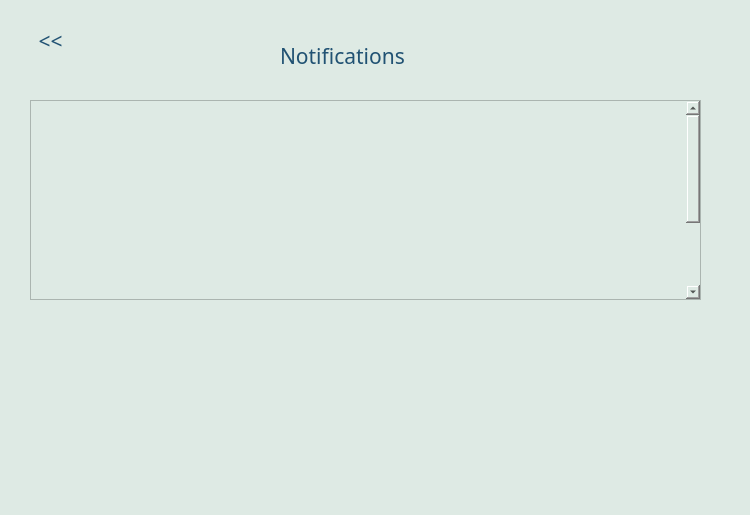
<?xml version="1.0" encoding="UTF-8"?>
<ui version="4.0">
 <class>MainWindow</class>
 <widget class="QMainWindow" name="MainWindow">
  <property name="geometry">
   <rect>
    <x>0</x>
    <y>0</y>
    <width>750</width>
    <height>515</height>
   </rect>
  </property>
  <property name="windowTitle">
   <string>Notifications</string>
  </property>
  <property name="styleSheet">
   <string notr="true">background-color: rgb(222, 234, 228);</string>
  </property>
  <widget class="QWidget" name="centralwidget">
   <widget class="QLabel" name="Notify_label">
    <property name="geometry">
     <rect>
      <x>280</x>
      <y>40</y>
      <width>181</width>
      <height>31</height>
     </rect>
    </property>
    <property name="font">
     <font>
      <family>Montserrat SemiBold</family>
      <pointsize>16</pointsize>
      <weight>7</weight>
      <italic>false</italic>
      <bold>false</bold>
     </font>
    </property>
    <property name="styleSheet">
     <string notr="true">color: rgb(33, 82, 115);
font: 63 16pt &quot;Montserrat SemiBold&quot;;</string>
    </property>
    <property name="text">
     <string>Notifications</string>
    </property>
   </widget>
   <widget class="QPushButton" name="back_btn">
    <property name="geometry">
     <rect>
      <x>10</x>
      <y>10</y>
      <width>81</width>
      <height>61</height>
     </rect>
    </property>
    <property name="font">
     <font>
      <family>Montserrat ExtraBold</family>
      <pointsize>16</pointsize>
      <weight>10</weight>
      <italic>false</italic>
      <bold>false</bold>
     </font>
    </property>
    <property name="styleSheet">
     <string notr="true">background-color: rgb(222, 234, 228);
font: 81 16pt &quot;Montserrat ExtraBold&quot;;
color: rgb(33, 82, 115);
 border-radius: 15px;</string>
    </property>
    <property name="text">
     <string>&lt;&lt;</string>
    </property>
   </widget>
   <widget class="QScrollArea" name="scrollArea">
    <property name="geometry">
     <rect>
      <x>30</x>
      <y>100</y>
      <width>671</width>
      <height>200</height>
     </rect>
    </property>
    <property name="sizePolicy">
     <sizepolicy hsizetype="Expanding" vsizetype="Expanding">
      <horstretch>0</horstretch>
      <verstretch>0</verstretch>
     </sizepolicy>
    </property>
    <property name="minimumSize">
     <size>
      <width>0</width>
      <height>151</height>
     </size>
    </property>
    <property name="verticalScrollBarPolicy">
     <enum>Qt::ScrollBarAlwaysOn</enum>
    </property>
    <property name="horizontalScrollBarPolicy">
     <enum>Qt::ScrollBarAsNeeded</enum>
    </property>
    <property name="sizeAdjustPolicy">
     <enum>QAbstractScrollArea::AdjustToContents</enum>
    </property>
    <property name="widgetResizable">
     <bool>false</bool>
    </property>
    <widget class="QWidget" name="scrollAreaWidgetContents">
     <property name="geometry">
      <rect>
       <x>0</x>
       <y>0</y>
       <width>618</width>
       <height>310</height>
      </rect>
     </property>
    </widget>
   </widget>
   <widget class="QLabel" name="c8">
    <property name="geometry">
     <rect>
      <x>640</x>
      <y>-30</y>
      <width>151</width>
      <height>141</height>
     </rect>
    </property>
    <property name="styleSheet">
     <string notr="true"/>
    </property>
    <property name="text">
     <string/>
    </property>
    <property name="pixmap">
     <pixmap>rings2.svg</pixmap>
    </property>
    <property name="scaledContents">
     <bool>true</bool>
    </property>
   </widget>
   <widget class="QLabel" name="c7">
    <property name="geometry">
     <rect>
      <x>-110</x>
      <y>360</y>
      <width>261</width>
      <height>251</height>
     </rect>
    </property>
    <property name="styleSheet">
     <string notr="true"/>
    </property>
    <property name="text">
     <string/>
    </property>
    <property name="pixmap">
     <pixmap>rings1.svg</pixmap>
    </property>
    <property name="scaledContents">
     <bool>true</bool>
    </property>
   </widget>
   <widget class="QLabel" name="label">
    <property name="geometry">
     <rect>
      <x>530</x>
      <y>350</y>
      <width>251</width>
      <height>221</height>
     </rect>
    </property>
    <property name="text">
     <string/>
    </property>
    <property name="pixmap">
     <pixmap>rings1.svg</pixmap>
    </property>
   </widget>
   <zorder>c8</zorder>
   <zorder>scrollArea</zorder>
   <zorder>Notify_label</zorder>
   <zorder>back_btn</zorder>
   <zorder>c7</zorder>
   <zorder>label</zorder>
  </widget>
  <widget class="QMenuBar" name="menubar">
   <property name="geometry">
    <rect>
     <x>0</x>
     <y>0</y>
     <width>750</width>
     <height>26</height>
    </rect>
   </property>
  </widget>
  <widget class="QStatusBar" name="statusbar"/>
 </widget>
 <resources>
  <include location="app_images/circle2.qrc"/>
 </resources>
 <connections/>
</ui>
